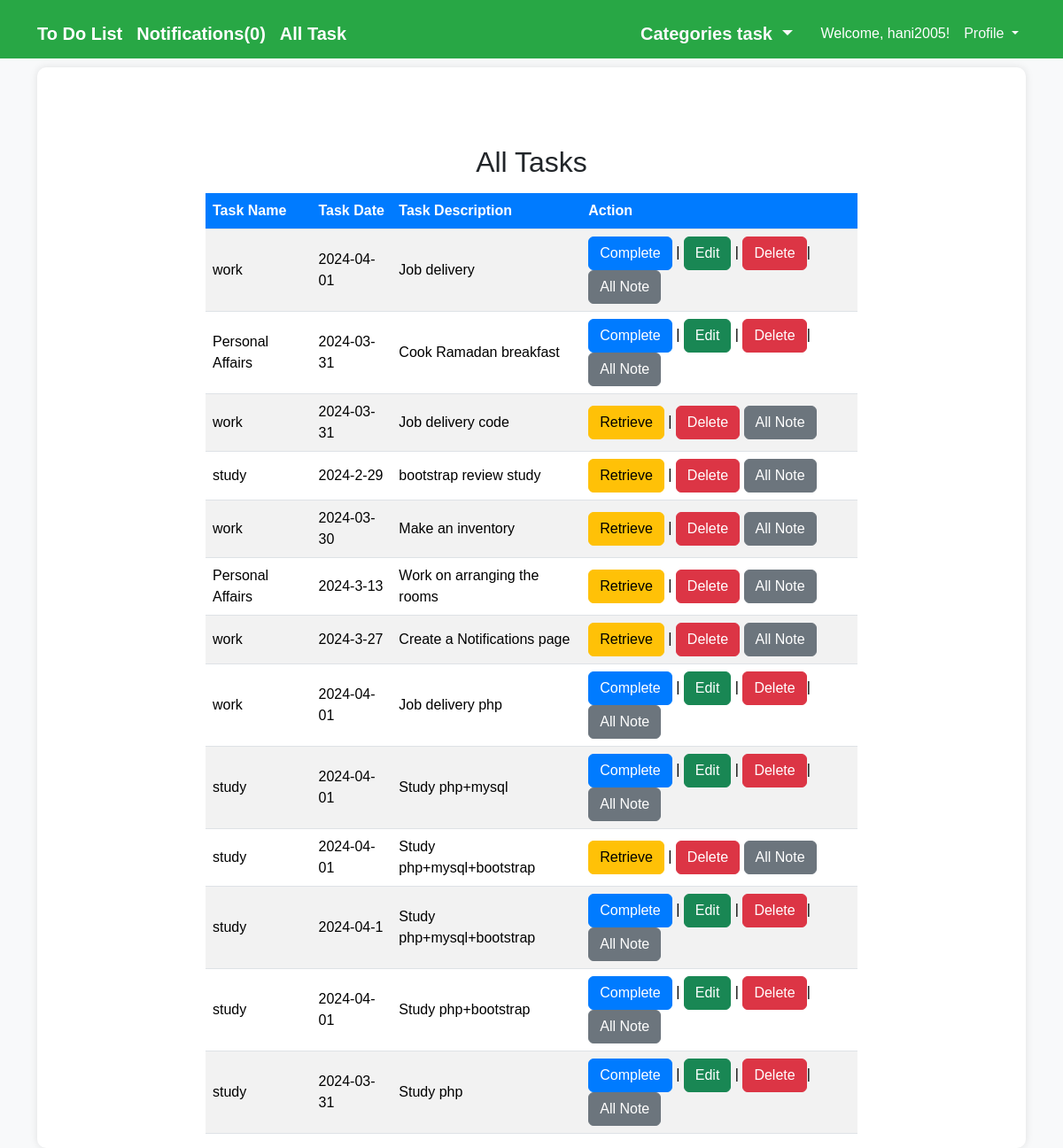
/all_task.php (signed in), run on the app's committed database.
### tables this page shows
CREATE TABLE IF NOT EXISTS `task` (
  `task_id` int NOT NULL AUTO_INCREMENT,
  `task_name` varchar(200) NOT NULL,
  `createdon` longtext NOT NULL,
  `description` varchar(255) NOT NULL,
  `priority` int NOT NULL,
  `status` varchar(255) NOT NULL,
  `user_id` int DEFAULT NULL,
  PRIMARY KEY (`task_id`),
  KEY `fk_user_id` (`user_id`)
);

### all_task.php (the view, shortened to what this page needs)
<?php
include('inc/connections.php');
$numNotifications = 0;
if(isset($_SESSION['id']) && isset($_SESSION['username'])) {
  $id = $_SESSION['id'];
  $username = $_SESSION['username'];
  $stmt = mysqli_prepare($conn, "SELECT * FROM users WHERE username = ?");
  mysqli_stmt_bind_param($stmt, "s", $username);
  mysqli_stmt_execute($stmt);
  $result = mysqli_stmt_get_result($stmt);
  if($data = mysqli_fetch_array($result)) {
    $currentDate = date('Y-m-d');
    $sql = "SELECT * FROM task WHERE createdon = ? AND user_id = ?";
    $stmt = mysqli_prepare($conn, $sql);
    if ($stmt) {
        mysqli_stmt_bind_param($stmt, "si", $currentDate, $id);
        mysqli_stmt_execute($stmt);
        $result = mysqli_stmt_get_result($stmt);
        $numNotifications = mysqli_num_rows($result);
    } else {
        $notifications = "Error in preparing SQL statement: " . mysqli_error($conn);
    }
  }
}
?>
<?php
include('inc/connections.php');
if(isset($_SESSION['id']) && isset($_SESSION['username'])) {
    $id = $_SESSION['id'];
    $stmt = mysqli_prepare($conn, "SELECT * FROM task WHERE user_id = ?");
    mysqli_stmt_bind_param($stmt, "i", $id);
    mysqli_stmt_execute($stmt);
    $result = mysqli_stmt_get_result($stmt);
    if(mysqli_num_rows($result) > 0) {
?>
<!DOCTYPE html>
<html lang="en">
<head>
  <link href="https://cdn.jsdelivr.net/npm/bootstrap@5.3.3/dist/css/bootstrap.min.css" rel="stylesheet">
</head>
<body>
<nav class="navbar navbar-expand-lg navbar-dark bg-success">
  <div class="container">
    <a class="navbar-brand" href="index.php">To Do List</a>
    <a class="navbar-brand" href="notifications.php">Notifications(<?php echo $numNotifications; ?>)</a>
    <a class="navbar-brand" href="all_task.php">All Task</a>
    <div class="collapse navbar-collapse justify-content-end" id="navbarNav">
      <ul class="navbar-nav">
      <li class="nav-item dropdown">
        <a class="nav-link dropdown-toggle text-light navbar-brand" href="#" id="navbarDropdown" role="button" data-bs-toggle="dropdown" aria-expanded="false" style="font-size: 20px;">
        Categories task
        </a>
      </li>
      <li class="nav-item">
        <a class="nav-link active" href="#">Welcome, <?php echo $_SESSION['username']; ?>!</a>
      </li>
      <li class="nav-item dropdown">
        <a class="nav-link dropdown-toggle text-light" href="#" id="navbarDropdown" role="button" data-bs-toggle="dropdown" aria-expanded="false">
          Profile
        </a>
      </li>
    </ul>
  </div>
</div>
</nav>
<div class="container">
  <div class="profile">
    <h2 class="text-center mt-5">All Tasks</h2>
    <div class="row mt-3">
      <div class="col-md-8 offset-md-2">
        <div class="table-responsive">
          <table class="table table-striped">
            <thead>
              <tr>
                <th scope="col">Task Name</th>
                <th scope="col">Task Date</th>
                <th scope="col">Task Description</th>
                <th scope="col">Action</th>
              </tr>
            </thead>
            <tbody id="sortableTableBody">
              <?php
              while($row = mysqli_fetch_assoc($result)) {
                  echo '<tr>';
                  echo '<td>' . $row['task_name'] . '</td>';
                  echo '<td>' . $row['createdon'] . '</td>';
                  echo '<td>' . $row['description'] . '</td>';
                  if($row['priority'] == 0) {
                    echo "<td>
                    <button type=\"button\" class=\"btn btn-primary\" onclick=\"location.href='mark_completed.php?task_id=" . $row['task_id'] . "'\">Complete</button> |
                    <button type=\"button\" class=\"btn btn-success\" onclick=\"location.href='edit_task.php?task_id=" . $row['task_id'] . "'\">Edit</button> |
                    <button type=\"button\" class=\"btn btn-danger\" onclick=\"location.href='delete_task.php?task_id=" . $row['task_id'] . "'\">Delete</button>|
                    <button type=\"button\" class=\"btn btn-secondary\" onclick=\"location.href='Add_Note.php?task_id=" . $row['task_id'] . "'\">All Note</button>
                     </td>";
                } else {
                    echo "<td>
                          <button type=\"button\" class=\"btn btn-warning\" onclick=\"location.href='mark_incomplete.php?task_id=" . $row['task_id'] . "'\">Retrieve</button>              |
                          <button type=\"button\" class=\"btn btn-danger\" onclick=\"location.href='delete_task.php?task_id=" . $row['task_id'] . "'\">Delete</button>
                          <button type=\"button\" class=\"btn btn-secondary\" onclick=\"location.href='Add_Note.php?task_id=" . $row['task_id'] . "'\">All Note</button>
                          </td>";
                }
                  echo '</tr>';
              }
              ?>
            </tbody>
          </table>
        </div>
      </div>
    </div>
  </div>
</div>
</body>
</html>
<?php
    } else {
        echo "No tasks found.";
    }
} else {
    header('Location:login.php');
    exit();
}
?>

### all_task.php (style rules this page uses)
.container { padding-top: 10px; }
body { background-color: #f8f9fa; font-family: Arial, sans-serif; }
.navbar { background-color: #28a745 !important; }
.navbar-brand { font-weight: bold; }
.profile { background-color: #ffffff; padding-top: 40px; border-radius: 10px; box-shadow: 0 0 10px rgba(0, 0, 0, 0.1); }
.btn-primary { background-color: #007bff; border-color: #007bff; }
.table th, .table td { vertical-align: middle; }
.table th { background-color: #007bff; color: #fff; }
.table-striped tbody tr:nth-of-type(odd) { background-color: rgba(0, 123, 255, 0.1); }

### data on the page
task: task_name "work", createdon "2024-04-01", description "Job delivery"
task: task_name "Personal Affairs", createdon "2024-03-31", description "Cook Ramadan breakfast"
task: task_name "work", createdon "2024-03-31", description "Job delivery code"
task: task_name "study", createdon "2024-2-29", description "bootstrap review study"
task: task_name "work", createdon "2024-03-30", description "Make an inventory"
task: task_name "Personal Affairs", createdon "2024-3-13", description "Work on arranging the rooms"
task: task_name "work", createdon "2024-3-27", description "Create a Notifications page"
task: task_name "work", createdon "2024-04-01", description "Job delivery php"
task: task_name "study", createdon "2024-04-01", description "Study php+mysql"
task: task_name "study", createdon "2024-04-01", description "Study php+mysql+bootstrap"
task: task_name "study", createdon "2024-04-1", description "Study php+mysql+bootstrap"
task: task_name "study", createdon "2024-04-01", description "Study php+bootstrap"
task: task_name "study", createdon "2024-03-31", description "Study php"

### other printed values
$numNotifications "0"
$_SESSION['username'] "hani2005"
